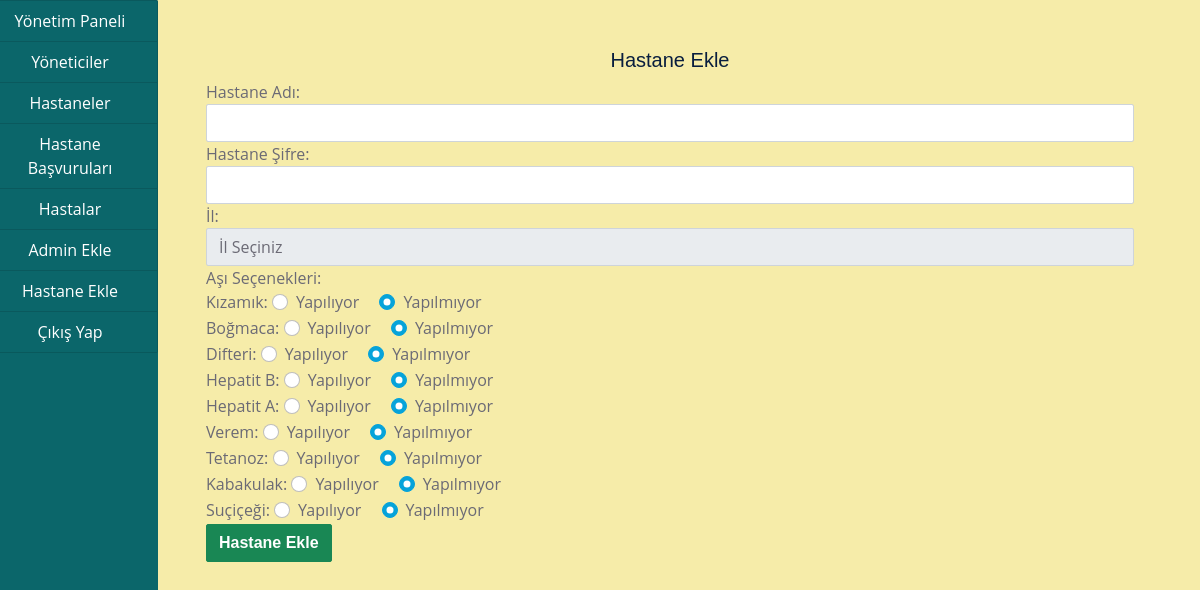
Page /admin/hastaneekle.php on the committed database.
### tables this page shows
CREATE TABLE `asilar` (
  `id` int(11) NOT NULL,
  `asi_adi` varchar(100) NOT NULL
);

### admin/hastaneekle.php (the view, shortened to what this page needs)
<?php
include("../baglanti.php");
$asilar_vt = "SELECT * FROM asilar";
$asilar = mysqli_query($baglanti, $asilar_vt);
?>
<!DOCTYPE html>
<html lang="tr">
<head>
    <link href="../assets/css/bootstrap.min.css" rel="stylesheet">
    <link href="assets/css/style.css" rel="stylesheet">
</head>
<body>
<div class="container-fluid">
    <div class="col-md-12">
        <div class="row">
            <div class="col-md-2" style="margin-left: -30px;">
                <?php include("menu.php"); ?>
            </div>
            <div class="col-md-10">
                <div class="container mt-5">
                    <h5 class="text-center">Hastane Ekle</h5>
                    <form method="post">
                        <div class="form-group">
                            <label>Hastane Adı:</label>
                            <input type="text" name="hastane_adi" class="form-control" autocomplete="off" required>
                        </div>
                        <div class="form-group">
                            <label>Hastane Şifre:</label>
                            <input type="password" name="hastane_sifre" class="form-control" autocomplete="off" required>
                        </div>
                        <div class="form-group">
                            <label>İl:</label>
                            <select name="il_id" class="form-control" required>
                                <option value="">İl Seçiniz</option>
                            </select>
                        </div>
                        <div class="form-group">
                            <label>Aşı Seçenekleri:</label>
                            <div>
                                <?php while ($asi_bilgi_getir = mysqli_fetch_assoc($asilar)): ?>
                                    <div class="vaccination-item">
                                        <label for="<?= $asi_bilgi_getir['asi_adi'] ?>"><?= $asi_bilgi_getir['asi_adi'] ?>:</label>
                                        <div class="form-check form-check-inline">
                                            <input class="form-check-input" type="radio" name="asi_<?= $asi_bilgi_getir['asi_adi'] ?>" id="asi_<?= $asi_bilgi_getir['asi_adi'] ?>_1" value="1">
                                            <label class="form-check-label" for="asi_<?= $asi_bilgi_getir['asi_adi'] ?>_1">Yapılıyor</label>
                                        </div>
                                        <div class="form-check form-check-inline">
                                            <input class="form-check-input" type="radio" name="asi_<?= $asi_bilgi_getir['asi_adi'] ?>" id="asi_<?= $asi_bilgi_getir['asi_adi'] ?>_0" value="0" checked>
                                            <label class="form-check-label" for="asi_<?= $asi_bilgi_getir['asi_adi'] ?>_0">Yapılmıyor</label>
                                        </div>
                                    </div>
                                <?php endwhile; ?>
                            </div>
                        </div>
                        <div class="form-group">
                            <input type="submit" name="ekle" value="Hastane Ekle" class="btn btn-success">
                        </div>
                    </form>
                </div>
            </div>
        </div>
    </div>
</div>
</body>
</html>

### admin/assets/css/style.css (style rules this page uses)
:root { --primary: #0B666A; --secondary: #F57E57; --light: #F6ECA9; --dark: #071952; }
h5, h6, .font-weight-medium { font-weight: 500 !important; }
.btn { font-family: 'Jost', sans-serif; font-weight: 600; transition: .5s; }

### rows in the picture
asilar: asi_adi "Kızamık"
asilar: asi_adi "Boğmaca"
asilar: asi_adi "Difteri"
asilar: asi_adi "Hepatit B"
asilar: asi_adi "Hepatit A"
asilar: asi_adi "Verem"
asilar: asi_adi "Tetanoz"
asilar: asi_adi "Kabakulak"
asilar: asi_adi "Suçiçeği"
